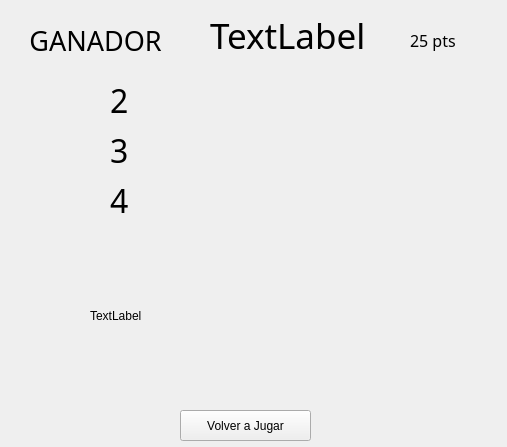
<?xml version="1.0" encoding="UTF-8"?>
<ui version="4.0">
 <class>MainWindow</class>
 <widget class="QMainWindow" name="MainWindow">
  <property name="geometry">
   <rect>
    <x>0</x>
    <y>0</y>
    <width>507</width>
    <height>447</height>
   </rect>
  </property>
  <property name="windowTitle">
   <string>MainWindow</string>
  </property>
  <widget class="QWidget" name="centralwidget">
   <widget class="QLabel" name="fondo_azul">
    <property name="geometry">
     <rect>
      <x>10</x>
      <y>0</y>
      <width>491</width>
      <height>441</height>
     </rect>
    </property>
    <property name="text">
     <string/>
    </property>
   </widget>
   <widget class="QLabel" name="label">
    <property name="geometry">
     <rect>
      <x>0</x>
      <y>20</y>
      <width>191</width>
      <height>41</height>
     </rect>
    </property>
    <property name="font">
     <font>
      <family>Tw Cen MT Condensed Extra Bold</family>
      <pointsize>20</pointsize>
     </font>
    </property>
    <property name="text">
     <string>GANADOR</string>
    </property>
    <property name="alignment">
     <set>Qt::AlignCenter</set>
    </property>
   </widget>
   <widget class="QLabel" name="nombre_1">
    <property name="geometry">
     <rect>
      <x>210</x>
      <y>10</y>
      <width>181</width>
      <height>51</height>
     </rect>
    </property>
    <property name="font">
     <font>
      <family>Tw Cen MT Condensed</family>
      <pointsize>26</pointsize>
     </font>
    </property>
    <property name="text">
     <string>TextLabel</string>
    </property>
   </widget>
   <widget class="QWidget" name="horizontalLayoutWidget">
    <property name="geometry">
     <rect>
      <x>110</x>
      <y>80</y>
      <width>251</width>
      <height>40</height>
     </rect>
    </property>
    <layout class="QHBoxLayout" name="horizontalLayout">
     <item>
      <widget class="QLabel" name="label_2">
       <property name="font">
        <font>
         <family>Tw Cen MT Condensed Extra Bold</family>
         <pointsize>24</pointsize>
        </font>
       </property>
       <property name="text">
        <string>2</string>
       </property>
      </widget>
     </item>
     <item>
      <widget class="QLabel" name="nombre_2">
       <property name="font">
        <font>
         <family>Tw Cen MT Condensed</family>
         <pointsize>20</pointsize>
        </font>
       </property>
       <property name="text">
        <string/>
       </property>
      </widget>
     </item>
    </layout>
   </widget>
   <widget class="QWidget" name="horizontalLayoutWidget_2">
    <property name="geometry">
     <rect>
      <x>110</x>
      <y>130</y>
      <width>251</width>
      <height>40</height>
     </rect>
    </property>
    <layout class="QHBoxLayout" name="horizontalLayout_2">
     <item>
      <widget class="QLabel" name="label_4">
       <property name="font">
        <font>
         <family>Tw Cen MT Condensed Extra Bold</family>
         <pointsize>24</pointsize>
        </font>
       </property>
       <property name="text">
        <string>3</string>
       </property>
      </widget>
     </item>
     <item>
      <widget class="QLabel" name="nombre_3">
       <property name="font">
        <font>
         <family>Tw Cen MT Condensed</family>
         <pointsize>20</pointsize>
        </font>
       </property>
       <property name="text">
        <string/>
       </property>
      </widget>
     </item>
    </layout>
   </widget>
   <widget class="QWidget" name="horizontalLayoutWidget_3">
    <property name="geometry">
     <rect>
      <x>110</x>
      <y>180</y>
      <width>251</width>
      <height>40</height>
     </rect>
    </property>
    <layout class="QHBoxLayout" name="horizontalLayout_3">
     <item>
      <widget class="QLabel" name="label_6">
       <property name="font">
        <font>
         <family>Tw Cen MT Condensed Extra Bold</family>
         <pointsize>24</pointsize>
        </font>
       </property>
       <property name="text">
        <string>4</string>
       </property>
      </widget>
     </item>
     <item>
      <widget class="QLabel" name="nombre_4">
       <property name="font">
        <font>
         <family>Tw Cen MT Condensed</family>
         <pointsize>20</pointsize>
        </font>
       </property>
       <property name="text">
        <string/>
       </property>
      </widget>
     </item>
    </layout>
   </widget>
   <widget class="QLabel" name="puntaje_1">
    <property name="geometry">
     <rect>
      <x>410</x>
      <y>20</y>
      <width>61</width>
      <height>41</height>
     </rect>
    </property>
    <property name="font">
     <font>
      <family>Myanmar Text</family>
      <pointsize>12</pointsize>
     </font>
    </property>
    <property name="text">
     <string>25 pts</string>
    </property>
   </widget>
   <widget class="QLabel" name="puntaje_2">
    <property name="geometry">
     <rect>
      <x>410</x>
      <y>80</y>
      <width>61</width>
      <height>41</height>
     </rect>
    </property>
    <property name="font">
     <font>
      <family>Myanmar Text</family>
      <pointsize>12</pointsize>
     </font>
    </property>
    <property name="text">
     <string/>
    </property>
   </widget>
   <widget class="QLabel" name="puntaje_3">
    <property name="geometry">
     <rect>
      <x>410</x>
      <y>130</y>
      <width>61</width>
      <height>41</height>
     </rect>
    </property>
    <property name="font">
     <font>
      <family>Myanmar Text</family>
      <pointsize>12</pointsize>
     </font>
    </property>
    <property name="text">
     <string/>
    </property>
   </widget>
   <widget class="QLabel" name="puntaje_4">
    <property name="geometry">
     <rect>
      <x>410</x>
      <y>180</y>
      <width>61</width>
      <height>41</height>
     </rect>
    </property>
    <property name="font">
     <font>
      <family>Myanmar Text</family>
      <pointsize>12</pointsize>
     </font>
    </property>
    <property name="text">
     <string/>
    </property>
   </widget>
   <widget class="QLabel" name="gif">
    <property name="geometry">
     <rect>
      <x>90</x>
      <y>240</y>
      <width>301</width>
      <height>151</height>
     </rect>
    </property>
    <property name="text">
     <string>TextLabel</string>
    </property>
   </widget>
   <widget class="QPushButton" name="volver_a_jugar">
    <property name="geometry">
     <rect>
      <x>180</x>
      <y>410</y>
      <width>131</width>
      <height>31</height>
     </rect>
    </property>
    <property name="text">
     <string>Volver a Jugar</string>
    </property>
   </widget>
   <widget class="QLabel" name="aviso">
    <property name="geometry">
     <rect>
      <x>10</x>
      <y>60</y>
      <width>311</width>
      <height>16</height>
     </rect>
    </property>
    <property name="text">
     <string/>
    </property>
   </widget>
  </widget>
 </widget>
 <resources/>
 <connections/>
</ui>
